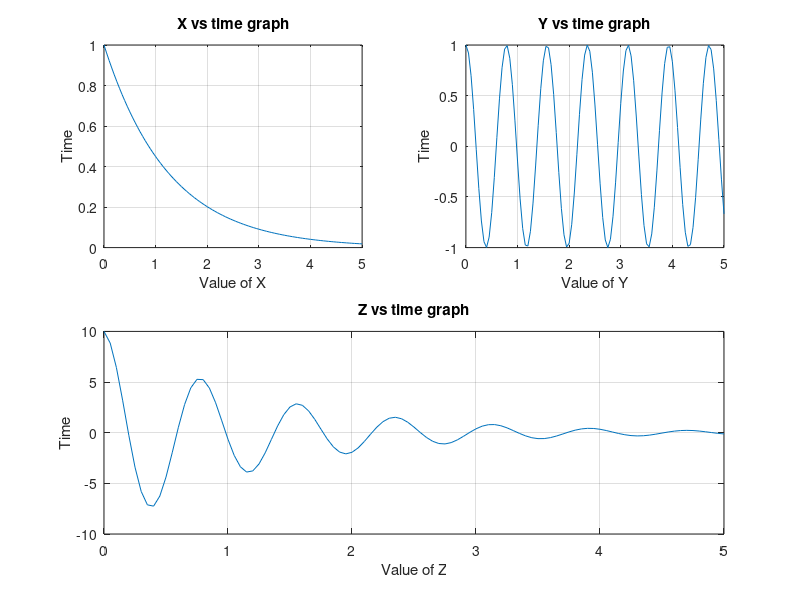

Write the MATLAB code that produced this figure.
%{
Define vectors to represent the functions x(t) = exp(-0.8t) , y(t) = cos(8t) and
z(t)= 10x(t)*y(t) = 10exp(-0.8t)*cos(8t) . Use values of t ranging from 0 to 5.0 at
intervals of 0.05. Use subplot plot x, y and z vs t.
%}
clc,clear
t = 0:0.05:5;
x = exp(-0.8*t);
y = cos(8 .* t);
z = 10.*x.*y;

subplot(2,2,1);plot(t,x)
title('X vs time graph');
xlabel('Value of X');
ylabel('Time');
grid on;
subplot(2,2,2); plot(t,y)
title('Y vs time graph');
xlabel('Value of Y');
ylabel('Time');
grid on;
subplot(2,2,[3,4]); plot(t,z)
title('Z vs time graph');
xlabel('Value of Z');
ylabel('Time');
grid on;

